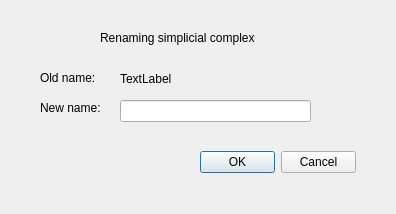
<?xml version="1.0" encoding="UTF-8"?>
<ui version="4.0">
 <class>RenameComplex</class>
 <widget class="QWidget" name="RenameComplex">
  <property name="geometry">
   <rect>
    <x>0</x>
    <y>0</y>
    <width>396</width>
    <height>214</height>
   </rect>
  </property>
  <property name="windowTitle">
   <string>SeedComplex</string>
  </property>
  <widget class="QDialogButtonBox" name="buttonBox">
   <property name="geometry">
    <rect>
     <x>200</x>
     <y>150</y>
     <width>156</width>
     <height>24</height>
    </rect>
   </property>
   <property name="standardButtons">
    <set>QDialogButtonBox::Cancel|QDialogButtonBox::Ok</set>
   </property>
  </widget>
  <widget class="QLabel" name="labelOldName">
   <property name="geometry">
    <rect>
     <x>40</x>
     <y>70</y>
     <width>80</width>
     <height>16</height>
    </rect>
   </property>
   <property name="text">
    <string>Old name:</string>
   </property>
  </widget>
  <widget class="QLineEdit" name="newName">
   <property name="geometry">
    <rect>
     <x>120</x>
     <y>100</y>
     <width>191</width>
     <height>22</height>
    </rect>
   </property>
  </widget>
  <widget class="QLabel" name="labelNewName">
   <property name="geometry">
    <rect>
     <x>40</x>
     <y>100</y>
     <width>80</width>
     <height>16</height>
    </rect>
   </property>
   <property name="text">
    <string>New name:</string>
   </property>
  </widget>
  <widget class="QLabel" name="renameWindowTitle">
   <property name="geometry">
    <rect>
     <x>100</x>
     <y>30</y>
     <width>191</width>
     <height>16</height>
    </rect>
   </property>
   <property name="text">
    <string>Renaming simplicial complex</string>
   </property>
  </widget>
  <widget class="QLabel" name="oldName">
   <property name="geometry">
    <rect>
     <x>120</x>
     <y>70</y>
     <width>251</width>
     <height>18</height>
    </rect>
   </property>
   <property name="text">
    <string>TextLabel</string>
   </property>
  </widget>
 </widget>
 <layoutdefault spacing="6" margin="11"/>
 <resources/>
 <connections/>
</ui>
